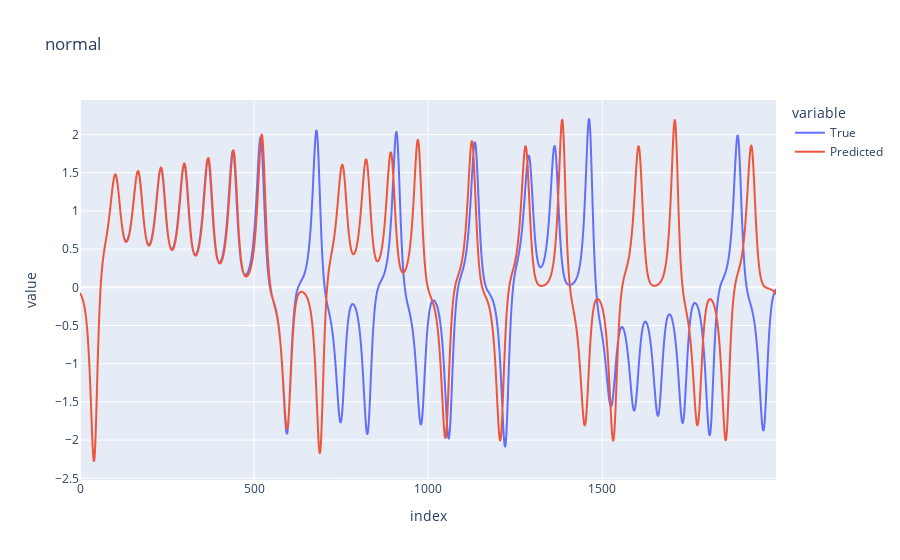

The code cell stored with this chart in its notebook:
### Code cell
# Plotting:
i = 0
title = "normal"
data = {"True": normal_true[:, i], "Predicted": normal_pred[:, i]}
fig = plotting.plot_multiple_1d_time_series(data, title=title)
fig.show()

### Figure 1 — Plotly figure (JSON) as saved in the notebook; plotly's stock layout.template omitted (floating-point values rounded to 4 significant figures; data arrays with more than 128 entries replaced by an {"elided": "..."} marker saying what was removed)
{"data": [{"hovertemplate": "variable=True<br>index=%{x}<br>value=%{y}<extra></extra>", "legendgroup": "True", "line": {"color": "#636efa", "dash": "solid"}, "marker": {"symbol": "circle"}, "mode": "lines", "name": "True", "showlegend": true, "type": "scattergl", "x": {"elided": "2000 int values"}, "xaxis": "x", "y": {"elided": "2000 float values"}, "yaxis": "y"}, {"hovertemplate": "variable=Predicted<br>index=%{x}<br>value=%{y}<extra></extra>", "legendgroup": "Predicted", "line": {"color": "#EF553B", "dash": "solid"}, "marker": {"symbol": "circle"}, "mode": "lines", "name": "Predicted", "showlegend": true, "type": "scattergl", "x": {"elided": "2000 int values"}, "xaxis": "x", "y": {"elided": "2000 float values"}, "yaxis": "y"}], "layout": {"legend": {"title": {"text": "variable"}, "tracegroupgap": 0}, "title": {"text": "normal"}, "xaxis": {"anchor": "y", "domain": [0.0, 1.0], "title": {"text": "index"}}, "yaxis": {"anchor": "x", "domain": [0.0, 1.0], "title": {"text": "value"}}}}
